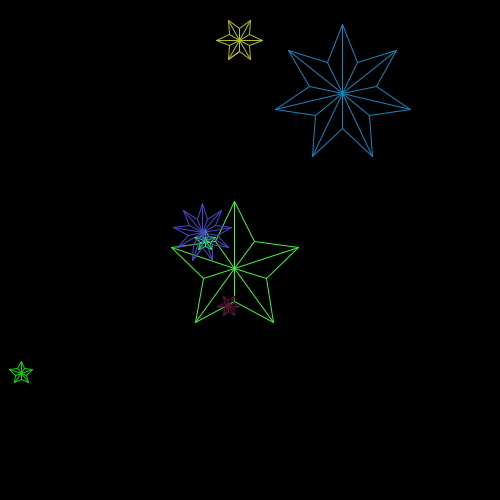
Frame 1 (no input)
Frame 60 (the mouse pressed at the canvas centre just before this capture): identical to frame 1, image omitted
Frame 120 (the mouse held since frame 60 and released just before this capture): identical to frame 1, image omitted

The Processing sketch that drew this single still picture (run headless with seeded random() and noise(); from frame 60 on, the mouse is pressed at the canvas centre):

// Processing sketch: stars
// ── stars.pde
float starPoints = 5;
int starNumber;
int count = 0;
float x1, y1, x2, y2;
float triO, triA;
float originX, originY;
float starRadius = 50;
float theta = 0;

void setup()
{
  size(500, 500);
  x1 = 0;
  y1 = 0;
  x2 = 0;
  y2 = 0;
  count = 0;
  starNumber = (int) random(1, 10);
  noFill();
  background(0);
  
  /*
  originX = width/2;
  originY = height/2;
  stroke(random(256), random(256), random(256));
  ellipse(originX, originY, 100, 100);
  ellipse(originX, originY, 100*2, 100*2);
  drawStar(100.0, 5.0);
  */
  
  for(int i = 0;i<=starNumber;i++)
  {
    stroke(random(256), random(256), random(256));
    count = 0;
    starRadius = random(10, 76);
    starPoints = (int) random(4, 10);
    originX = random(starRadius, width-starRadius);
    originY = random(starRadius, height-starRadius);
    drawStar(starRadius, starPoints);
  }
}

void draw()
{
  
}

void drawStar(float r, float p)
{
  triA = sin(-(TWO_PI/(p*2f))) * (r);
  triO = cos(TWO_PI/(p*2f)) * (r);
      
  x1 = originX + triA;
  y1 = originY + triO;
  for(theta = 0; theta <= TWO_PI; theta += TWO_PI/(p*2f))
  {
    if(count%2!=0)
    {
      triA = sin(theta) * r;
      triO = cos(theta) * r;
      
      x1 = originX + triA;
      y1 = originY + triO;
      
      line(originX, originY, x1, y1);
    }
    else
    {
      triA = sin(theta) * (r/2);
      triO = cos(theta) * (r/2);
      
      x2 = originX + triA;
      y2 = originY + triO;
      line(originX, originY, x2, y2);
    }
    
    if((x1 !=0 && y1!=0) || (x2 !=0 && y2 != 0))
    {
      line(x1, y1, x2, y2);
    }
    
    count++;
      
  }
}
